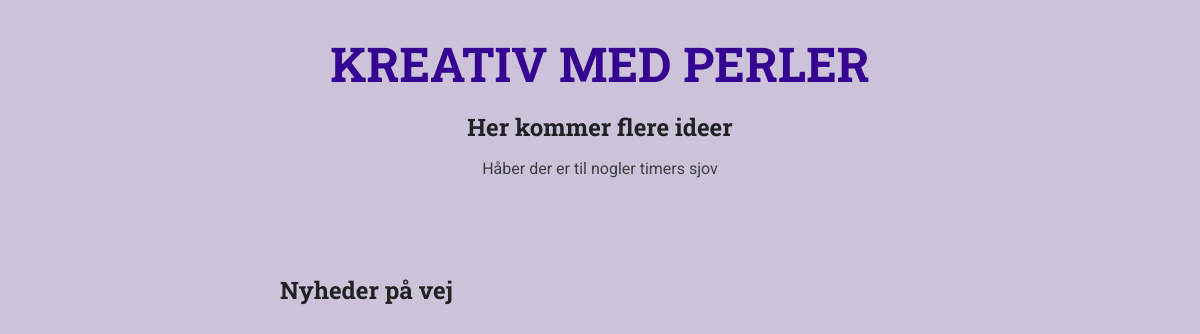
Before: /meetups/ with the older database file.
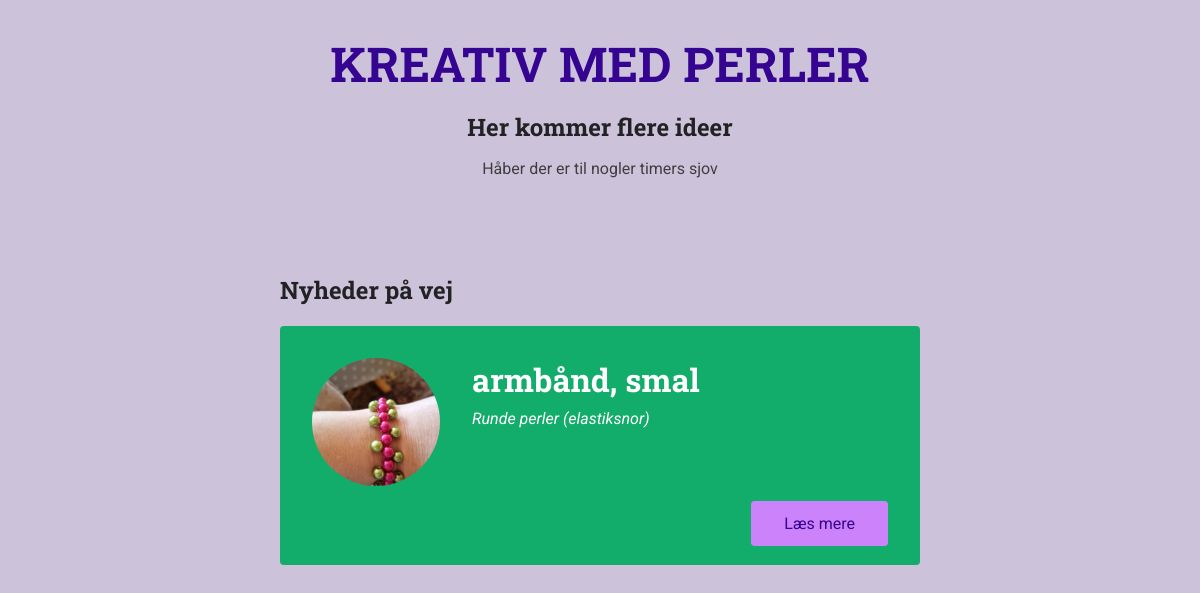
After: the same page with the newer database file.
### meetups/models.py (models this page shows, shortened)
class Meetup(models.Model):
    title = models.CharField(max_length=60)
    organizer_email = models.EmailField()
    date = models.DateField()
    slug = models.SlugField(unique=True)
    description =models.TextField()
    image = models.ImageField(upload_to='images')
    location = models.ForeignKey(Location, on_delete=models.CASCADE)
    participants = models.ManyToManyField(Participant, blank=True)

class Location(models.Model):
    name = models.CharField(max_length=200)
    address = models.CharField(max_length=300)
    def __str__(self):
        return f'{self.name} ({self.address})'

### meetups/views.py (the view)
# urls.py: path('meetups/', views.index, name='all-meetups'),
def index(request):
    meetups = Meetup.objects.all()
    return render(request, 'meetups/index.html', {
        'meetups': meetups
    })

### meetups/templates/meetups/index.html (shortened to what this page needs)
{% extends 'meetups/base/base.html' %}
{% load static %}
{% block site_css %}
    <link rel="stylesheet" href="{% static 'meetups/styles/all-meetups.css' %}">
{% endblock %}
{% block main_heading %}
Her kommer flere ideer
{% endblock %}
{% block header_content %}
<p>Håber der er til nogler timers sjov</p>
{% endblock %}
{% block body %}
<section>
    <h2>Nyheder på vej</h2>
        <ol>
            {% for meetup_item in meetups %}
               {% include 'meetups/includes/meetup-item.html' with title=meetup_item.title image=meetup_item.image.url location='perler' slug=meetup_item.slug %}
            {% endfor %}
        </ol>
</section>
{% endblock %}

### meetups/templates/meetups/includes/meetup-item.html
<li class="meetup-item">
    <article>
        <div class="meetup-summary">
            <div class="meetup-image">
                <img src="{{ image }}" alt="{{ title }}">
            </div>
            <div class="meetup-details">
                <h3>{{ meetup_item.title }}</h3>
                <address>{{ meetup_item.location }}</address>
            </div>
        </div>
        <div class="meetup-actions">
            <a href="{% url 'meetup-detail' slug %}" class="btn">Læs mere</a>
        </div>
    </article>
</li>

Changed rows visible on the page:
added Meetup: title "armbånd, smal", location "Runde perler (elastiksnor)"
